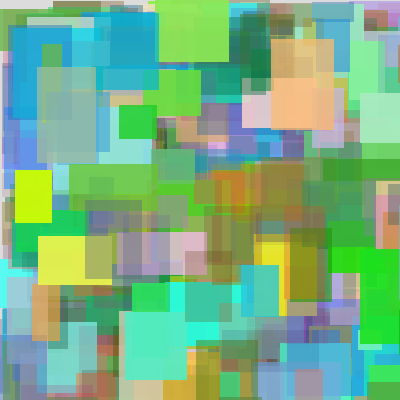
Frame 1 (no input)
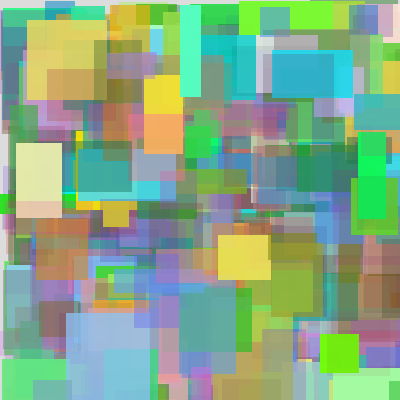
Frame 60 (no input)
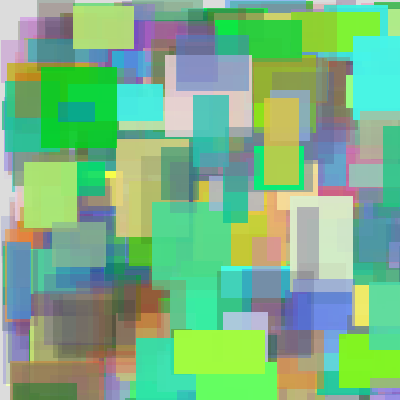
Frame 120 (the mouse pressed at the canvas centre since frame 60)

The p5.js sketch that drew these frames (run headless with seeded random() and noise() and a simulated clock; from frame 60 on, the mouse is pressed at the canvas centre):

// p5.js sketch
// ── sketch.js
/*
Assumptions about counting:
1. Starting point, Start at 1
2. Change by 1, and this change is constant
3. Direction of counting, increase
4. Stopping point?
5. Count in our native language
6. Rate of counting
*/

function setup() {
  createCanvas(400, 400);
  
  // Parts of a for loop
  // 1. Starting point
  // 2. Stopping point
  // 3. Amount of change (positive or negative)
  
   
}

function draw() {
  background(220);
 
 for (let counter = 0; counter < 1000; counter += 1) {
    // console.log(counter)
    let numx = int(random(0, 400));
    let numy = int(random(0,400));
    let sizex = int(random(20, 100))
    let sizey = int(random(20, 100))
    let colR = int (random (0, 255))
      let colG = int (random (0, 255))
      let colB = int (random (0, 255))
      
    noStroke ()
    fill (colR, colG, colB, colG)
    rect (numx, numy, sizex, sizey)
    

  }

  
}
  
  
  
  
  
  
